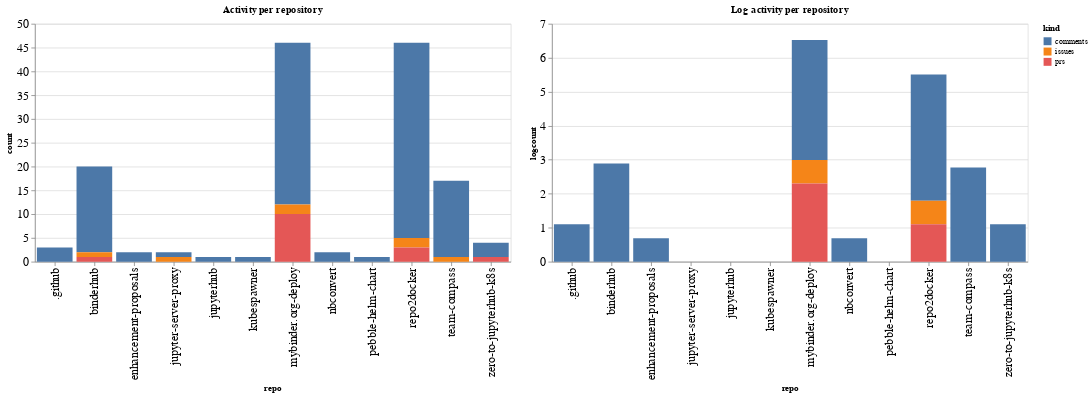

Here is the notebook cell this chart was saved with:
### Code cell
ch1 = alt.Chart(repo_summaries, width=600, title="Activity per repository").mark_bar().encode(
    x='repo',
    y='count',
    color='kind',
    tooltip="kind"
)

ch2 = alt.Chart(repo_summaries, width=600, title="Log activity per repository").mark_bar().encode(
    x='repo',
    y='logcount',
    color='kind',
    tooltip="kind"
)

ch1 | ch2

### Figure 1 — Vega-Lite specification as saved in the notebook (floating-point values rounded to 4 significant figures)
{"config": {"axisLeft": {"labelFontSize": 15}, "axisBottom": {"labelFontSize": 15}}, "hconcat": [{"mark": "bar", "encoding": {"color": {"type": "nominal", "field": "kind"}, "tooltip": {"type": "nominal", "field": "kind"}, "x": {"type": "nominal", "field": "repo"}, "y": {"type": "quantitative", "field": "count"}}, "title": "Activity per repository", "width": 600}, {"mark": "bar", "encoding": {"color": {"type": "nominal", "field": "kind"}, "tooltip": {"type": "nominal", "field": "kind"}, "x": {"type": "nominal", "field": "repo"}, "y": {"type": "quantitative", "field": "logcount"}}, "title": "Log activity per repository", "width": 600}], "data": {"name": "data-289130c3ca89ba2153c4bc3a8ab9491c"}, "$schema": "https://vega.github.io/schema/vega-lite/v4.8.1.json", "datasets": {"data-289130c3ca89ba2153c4bc3a8ab9491c": [{"repo": ".github", "kind": "comments", "count": 3, "logcount": 1.099}, {"repo": "binderhub", "kind": "comments", "count": 18, "logcount": 2.89}, {"repo": "binderhub", "kind": "issues", "count": 1, "logcount": 0.0}, {"repo": "binderhub", "kind": "prs", "count": 1, "logcount": 0.0}, {"repo": "enhancement-proposals", "kind": "comments", "count": 2, "logcount": 0.6931}, {"repo": "jupyter-server-proxy", "kind": "comments", "count": 1, "logcount": 0.0}, {"repo": "jupyter-server-proxy", "kind": "issues", "count": 1, "logcount": 0.0}, {"repo": "jupyterhub", "kind": "comments", "count": 1, "logcount": 0.0}, {"repo": "kubespawner", "kind": "comments", "count": 1, "logcount": 0.0}, {"repo": "mybinder.org-deploy", "kind": "comments", "count": 34, "logcount": 3.526}, {"repo": "mybinder.org-deploy", "kind": "issues", "count": 2, "logcount": 0.6931}, {"repo": "mybinder.org-deploy", "kind": "prs", "count": 10, "logcount": 2.303}, {"repo": "nbconvert", "kind": "comments", "count": 2, "logcount": 0.6931}, {"repo": "pebble-helm-chart", "kind": "comments", "count": 1, "logcount": 0.0}, {"repo": "repo2docker", "kind": "comments", "count": 41, "logcount": 3.714}, {"repo": "repo2docker", "kind": "issues", "count": 2, "logcount": 0.6931}, {"repo": "repo2docker", "kind": "prs", "count": 3, "logcount": 1.099}, {"repo": "team-compass", "kind": "comments", "count": 16, "logcount": 2.773}, {"repo": "team-compass", "kind": "issues", "count": 1, "logcount": 0.0}, {"repo": "zero-to-jupyterhub-k8s", "kind": "comments", "count": 3, "logcount": 1.099}, {"repo": "zero-to-jupyterhub-k8s", "kind": "prs", "count": 1, "logcount": 0.0}]}}
